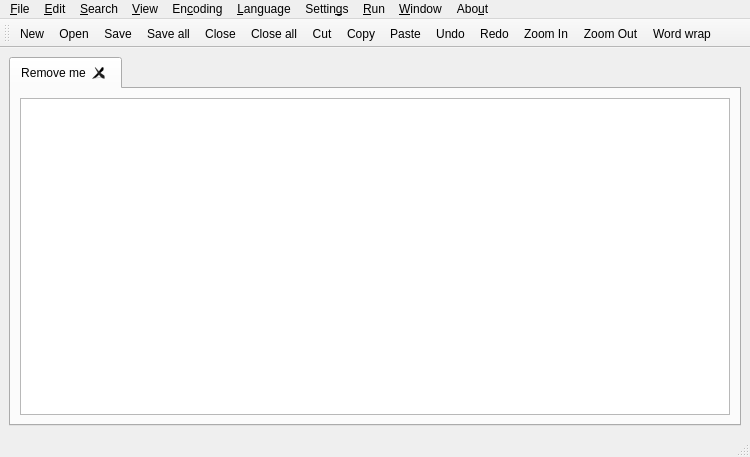
<?xml version="1.0" encoding="UTF-8"?>
<ui version="4.0">
 <class>MainWindow</class>
 <widget class="QMainWindow" name="MainWindow">
  <property name="geometry">
   <rect>
    <x>0</x>
    <y>0</y>
    <width>750</width>
    <height>457</height>
   </rect>
  </property>
  <property name="windowTitle">
   <string>Notepad--</string>
  </property>
  <widget class="QWidget" name="centralwidget">
   <layout class="QVBoxLayout" name="verticalLayout">
    <item>
     <widget class="QTabWidget" name="documentsTab">
      <property name="currentIndex">
       <number>0</number>
      </property>
      <property name="tabsClosable">
       <bool>true</bool>
      </property>
      <property name="movable">
       <bool>true</bool>
      </property>
      <widget class="QWidget" name="filePath">
       <attribute name="title">
        <string>Remove me</string>
       </attribute>
       <layout class="QVBoxLayout" name="verticalLayout_2">
        <item>
         <widget class="QTextEdit" name="textEdit"/>
        </item>
       </layout>
      </widget>
     </widget>
    </item>
   </layout>
  </widget>
  <widget class="QMenuBar" name="menubar">
   <property name="geometry">
    <rect>
     <x>0</x>
     <y>0</y>
     <width>750</width>
     <height>22</height>
    </rect>
   </property>
   <widget class="QMenu" name="menu_File">
    <property name="title">
     <string>&amp;File</string>
    </property>
    <addaction name="action_New"/>
    <addaction name="action_Open"/>
    <addaction name="actionOpen_Folder"/>
    <addaction name="action_Reload_from_disk"/>
    <addaction name="separator"/>
    <addaction name="action_Save"/>
    <addaction name="actionSave_As"/>
    <addaction name="actionSa_ve_a_copy_as"/>
    <addaction name="actionSav_e_all"/>
    <addaction name="actionRena_me"/>
    <addaction name="separator"/>
    <addaction name="action_Close"/>
    <addaction name="actionC_lose_all"/>
    <addaction name="actionClose_all_BUT_current_document"/>
    <addaction name="separator"/>
    <addaction name="actionLoad_session"/>
    <addaction name="actionSave_session"/>
    <addaction name="separator"/>
    <addaction name="action_Print"/>
    <addaction name="actionRecent_Files"/>
    <addaction name="actionE_xit"/>
   </widget>
   <widget class="QMenu" name="menu_Edit">
    <property name="title">
     <string>&amp;Edit</string>
    </property>
    <addaction name="action_Undo"/>
    <addaction name="separator"/>
    <addaction name="separator"/>
    <addaction name="action_Redo"/>
    <addaction name="actionCu_t"/>
    <addaction name="action_Copy"/>
    <addaction name="action_Paste"/>
    <addaction name="action_Delete"/>
    <addaction name="actionSelect_All"/>
    <addaction name="actionBegin_End_Select"/>
    <addaction name="actionC_opy_to_clipboard"/>
    <addaction name="actionCo_nvert_case_to"/>
    <addaction name="action_Line_Operations"/>
    <addaction name="action_End_of_line"/>
    <addaction name="action_Blank_Operations"/>
    <addaction name="action_Indentation"/>
   </widget>
   <widget class="QMenu" name="menu_Search">
    <property name="title">
     <string>&amp;Search</string>
    </property>
    <addaction name="action_Find"/>
    <addaction name="action_Advanced_sEarch"/>
    <addaction name="actionFind_Next"/>
    <addaction name="actionFind_previoud"/>
    <addaction name="action_Replace"/>
    <addaction name="action_Go_to_line_in_editor"/>
    <addaction name="action_Go_to_line_in_text"/>
   </widget>
   <widget class="QMenu" name="menu_View">
    <property name="title">
     <string>&amp;View</string>
    </property>
    <widget class="QMenu" name="menu_Zoom">
     <property name="title">
      <string>&amp;Zoom</string>
     </property>
     <addaction name="actionZoom_In"/>
     <addaction name="actionoom_Out"/>
     <addaction name="action_Restore_Default_Zoom"/>
    </widget>
    <addaction name="action_Show_Symbol"/>
    <addaction name="menu_Zoom"/>
    <addaction name="action_Move_Clone_current_document"/>
    <addaction name="action_Word_wrap"/>
    <addaction name="actionMath_Rendering"/>
    <addaction name="actionToggle_to_Former_Tab"/>
    <addaction name="action_Full_Screen"/>
   </widget>
   <widget class="QMenu" name="menuEn_coding">
    <property name="title">
     <string>En&amp;coding</string>
    </property>
    <addaction name="action_Interpret_as_UTF_8"/>
    <addaction name="actionInterpret_as_utf_8_without_BOM"/>
    <addaction name="actionInterpret_as_16_BE"/>
    <addaction name="actionInterpret_as_UTF_16BE_UCS_2_Big_Endian"/>
    <addaction name="actionInterpret_As"/>
    <addaction name="separator"/>
    <addaction name="separator"/>
    <addaction name="action_Reload_file_interpreted_as"/>
    <addaction name="actionConvert_to_UTF_8"/>
    <addaction name="actionConvert_to_UTF_8_without_BOM"/>
    <addaction name="actionConvert_to_UTF_16BE_UCS_2_Big_Endian"/>
    <addaction name="actionConvert_to_UTF_16LE_UCS_2_Little_Endian"/>
    <addaction name="actionC_onvert_to"/>
   </widget>
   <widget class="QMenu" name="menu_Language">
    <property name="title">
     <string>&amp;Language</string>
    </property>
    <widget class="QMenu" name="menuC">
     <property name="title">
      <string>C</string>
     </property>
     <addaction name="actionC_2"/>
     <addaction name="actionClojure"/>
     <addaction name="actionClojureScript"/>
     <addaction name="actionClosureStylesheets"/>
     <addaction name="actionCMake"/>
     <addaction name="actionCobol"/>
     <addaction name="actionCoffee_Script"/>
     <addaction name="actionCommon_Lisp"/>
     <addaction name="actionC_3"/>
     <addaction name="actionCrystal"/>
     <addaction name="actionC_4"/>
     <addaction name="actionCSS"/>
     <addaction name="actionCypher"/>
     <addaction name="actionCython"/>
    </widget>
    <widget class="QMenu" name="menuA">
     <property name="title">
      <string>A</string>
     </property>
     <addaction name="actionAPL"/>
     <addaction name="actionASN_1"/>
     <addaction name="actionASP_NET"/>
     <addaction name="actionAsterisk"/>
    </widget>
    <widget class="QMenu" name="menuB">
     <property name="title">
      <string>B</string>
     </property>
     <addaction name="actionBash"/>
     <addaction name="actionBrainfuck"/>
    </widget>
    <widget class="QMenu" name="menuD">
     <property name="title">
      <string>D</string>
     </property>
     <addaction name="actionD_2"/>
     <addaction name="actionDart"/>
     <addaction name="actiondiff"/>
     <addaction name="actionDjango"/>
     <addaction name="actionDockerfile"/>
     <addaction name="actionDTD"/>
     <addaction name="actionDylaan"/>
    </widget>
    <widget class="QMenu" name="menuE">
     <property name="title">
      <string>E</string>
     </property>
     <addaction name="actionEBNF"/>
     <addaction name="actionECL"/>
     <addaction name="actionedn"/>
     <addaction name="actionEiffel"/>
     <addaction name="actionEmbedded_Javascript"/>
     <addaction name="actionElm"/>
     <addaction name="actionEmbedded_Ruby"/>
     <addaction name="actionErlang"/>
    </widget>
    <widget class="QMenu" name="menuF">
     <property name="title">
      <string>F</string>
     </property>
     <addaction name="actionFactor"/>
     <addaction name="actionFCL"/>
     <addaction name="actionForth"/>
     <addaction name="actionFortran"/>
     <addaction name="actionF_2"/>
    </widget>
    <widget class="QMenu" name="menuG">
     <property name="title">
      <string>G</string>
     </property>
     <addaction name="actionGas"/>
     <addaction name="actionGherkin"/>
     <addaction name="actionGo"/>
     <addaction name="actionGroovy"/>
    </widget>
    <widget class="QMenu" name="menuH">
     <property name="title">
      <string>H</string>
     </property>
     <addaction name="actionHAML"/>
     <addaction name="actionHaskell"/>
     <addaction name="actionHaskell_Literate"/>
     <addaction name="actionHaxe"/>
     <addaction name="actionHTML"/>
     <addaction name="actionHTTP"/>
    </widget>
    <widget class="QMenu" name="menuI">
     <property name="title">
      <string>I</string>
     </property>
     <addaction name="actionIDL"/>
    </widget>
    <widget class="QMenu" name="menuJ">
     <property name="title">
      <string>J</string>
     </property>
     <addaction name="actionJade"/>
     <addaction name="actionJava"/>
     <addaction name="actionJavaScript"/>
     <addaction name="actionJinja2"/>
     <addaction name="actionJSON"/>
     <addaction name="actionJSON_LD"/>
     <addaction name="actionJavaServer_Pages"/>
     <addaction name="actionJSX"/>
     <addaction name="actionJulia"/>
    </widget>
    <widget class="QMenu" name="menuK">
     <property name="title">
      <string>K</string>
     </property>
     <addaction name="actionKotlin"/>
    </widget>
    <widget class="QMenu" name="menuL">
     <property name="title">
      <string>L</string>
     </property>
     <addaction name="actionLaTeX"/>
     <addaction name="actionLESS"/>
     <addaction name="actionLivescript"/>
     <addaction name="actionLua"/>
    </widget>
    <widget class="QMenu" name="menuM">
     <property name="title">
      <string>M</string>
     </property>
     <addaction name="actionm4"/>
     <addaction name="actionMakefile"/>
     <addaction name="actionMariaDB"/>
     <addaction name="actionMarkdown_Github_flavour"/>
     <addaction name="actionMathematica"/>
     <addaction name="actionmbox"/>
     <addaction name="actionmIRC"/>
     <addaction name="actionModelica"/>
     <addaction name="actionmscgen"/>
     <addaction name="actionmsgenny"/>
     <addaction name="actionMUMPS"/>
    </widget>
    <widget class="QMenu" name="menuN">
     <property name="title">
      <string>N</string>
     </property>
     <addaction name="actionNginx"/>
     <addaction name="actionNSIS"/>
     <addaction name="actionNTriples"/>
    </widget>
    <widget class="QMenu" name="menuO">
     <property name="title">
      <string>O</string>
     </property>
     <addaction name="actionObjective_C"/>
     <addaction name="actionOCaml"/>
     <addaction name="actionOctave"/>
     <addaction name="actionOz"/>
    </widget>
    <widget class="QMenu" name="menuP">
     <property name="title">
      <string>P</string>
     </property>
     <addaction name="actionPascal"/>
     <addaction name="actionPEG_js"/>
     <addaction name="actionPerl"/>
     <addaction name="actionPGP"/>
     <addaction name="actionPHP"/>
     <addaction name="actionPig"/>
     <addaction name="actionPLSQL"/>
     <addaction name="actionPowerShell"/>
     <addaction name="actionProperties_files"/>
     <addaction name="actionProtoBuf"/>
     <addaction name="actionPug"/>
     <addaction name="actionPuppet"/>
     <addaction name="actionPython"/>
    </widget>
    <widget class="QMenu" name="menuT">
     <property name="title">
      <string>T</string>
     </property>
     <addaction name="actionText"/>
     <addaction name="actionTcl"/>
     <addaction name="actionTextile"/>
     <addaction name="actionTiddlyWiki"/>
     <addaction name="actionTiki_wiki"/>
     <addaction name="actionTOML"/>
     <addaction name="actionTornado"/>
     <addaction name="actiontroff"/>
     <addaction name="actionTTCN"/>
     <addaction name="actionTTCN_CFG"/>
     <addaction name="actionTurtle"/>
     <addaction name="actionTwig"/>
     <addaction name="actionTypeScript"/>
    </widget>
    <widget class="QMenu" name="menuR">
     <property name="title">
      <string>R</string>
     </property>
     <addaction name="actionR_2"/>
     <addaction name="actionRPM_Changes"/>
     <addaction name="actionRPM_Spec"/>
     <addaction name="actionreStructuredText"/>
     <addaction name="actionRuby"/>
     <addaction name="actionRust"/>
    </widget>
    <widget class="QMenu" name="menuS">
     <property name="title">
      <string>S</string>
     </property>
     <addaction name="actionSAS"/>
     <addaction name="actionSass"/>
     <addaction name="actionScala"/>
     <addaction name="actionScheme"/>
     <addaction name="actionSCSS"/>
     <addaction name="actionSieve"/>
     <addaction name="actionSlim"/>
     <addaction name="actionSmalltalk"/>
     <addaction name="actionSmarty"/>
     <addaction name="actionSolr"/>
     <addaction name="actionSoy"/>
     <addaction name="actionSPARQL"/>
     <addaction name="actionSpreadsheet"/>
     <addaction name="actionSQL"/>
     <addaction name="actionSquirrel"/>
     <addaction name="actionsTeX"/>
     <addaction name="actionSwift"/>
     <addaction name="actionSysstemVerilog"/>
    </widget>
    <widget class="QMenu" name="menuW">
     <property name="title">
      <string>W</string>
     </property>
     <addaction name="actionWeb_IDL"/>
    </widget>
    <widget class="QMenu" name="menuV">
     <property name="title">
      <string>V</string>
     </property>
     <addaction name="actionVB_NET"/>
     <addaction name="actionVBScript"/>
     <addaction name="actionVelocity"/>
     <addaction name="actionVerilog"/>
     <addaction name="actionVHDL"/>
    </widget>
    <addaction name="menuA"/>
    <addaction name="menuB"/>
    <addaction name="menuC"/>
    <addaction name="menuD"/>
    <addaction name="menuE"/>
    <addaction name="menuF"/>
    <addaction name="menuG"/>
    <addaction name="menuH"/>
    <addaction name="menuI"/>
    <addaction name="menuJ"/>
    <addaction name="menuK"/>
    <addaction name="menuL"/>
    <addaction name="menuM"/>
    <addaction name="menuN"/>
    <addaction name="menuO"/>
    <addaction name="menuP"/>
    <addaction name="menuR"/>
    <addaction name="menuS"/>
    <addaction name="menuT"/>
    <addaction name="menuV"/>
    <addaction name="menuW"/>
   </widget>
   <widget class="QMenu" name="menuSettin_gs">
    <property name="title">
     <string>Settin&amp;gs</string>
    </property>
    <addaction name="action_Prefrences"/>
    <addaction name="action_Show_menu_bar"/>
    <addaction name="actionS_how_Toolbar"/>
   </widget>
   <widget class="QMenu" name="menu_Run">
    <property name="title">
     <string>&amp;Run</string>
    </property>
    <addaction name="actionRun"/>
    <addaction name="actionModify_run_commands"/>
   </widget>
   <widget class="QMenu" name="menu_Window">
    <property name="title">
     <string>&amp;Window</string>
    </property>
    <addaction name="action_Open_a_new_window"/>
   </widget>
   <widget class="QMenu" name="menuAbo_ut">
    <property name="title">
     <string>Abo&amp;ut</string>
    </property>
    <addaction name="action_About_Notepad"/>
    <addaction name="actionAbout_Qt"/>
   </widget>
   <addaction name="menu_File"/>
   <addaction name="menu_Edit"/>
   <addaction name="menu_Search"/>
   <addaction name="menu_View"/>
   <addaction name="menuEn_coding"/>
   <addaction name="menu_Language"/>
   <addaction name="menuSettin_gs"/>
   <addaction name="menu_Run"/>
   <addaction name="menu_Window"/>
   <addaction name="menuAbo_ut"/>
  </widget>
  <widget class="QStatusBar" name="statusbar"/>
  <widget class="QToolBar" name="toolBar">
   <property name="windowTitle">
    <string>toolBar</string>
   </property>
   <attribute name="toolBarArea">
    <enum>TopToolBarArea</enum>
   </attribute>
   <attribute name="toolBarBreak">
    <bool>false</bool>
   </attribute>
   <addaction name="action_New"/>
   <addaction name="action_Open"/>
   <addaction name="action_Save"/>
   <addaction name="actionSav_e_all"/>
   <addaction name="action_Close"/>
   <addaction name="actionC_lose_all"/>
   <addaction name="actionCu_t"/>
   <addaction name="action_Copy"/>
   <addaction name="action_Paste"/>
   <addaction name="action_Undo"/>
   <addaction name="action_Redo"/>
   <addaction name="actionZoom_In"/>
   <addaction name="actionoom_Out"/>
   <addaction name="action_Word_wrap"/>
  </widget>
  <action name="action_New">
   <property name="icon">
    <iconset theme="document-new"/>
   </property>
   <property name="text">
    <string>&amp;New</string>
   </property>
   <property name="shortcut">
    <string>Ctrl+N</string>
   </property>
  </action>
  <action name="action_Open">
   <property name="icon">
    <iconset theme="document-open"/>
   </property>
   <property name="text">
    <string>&amp;Open...</string>
   </property>
   <property name="shortcut">
    <string>Ctrl+O</string>
   </property>
  </action>
  <action name="actionOpen_Folder">
   <property name="text">
    <string>Open &amp;Folder...</string>
   </property>
  </action>
  <action name="action_Reload_from_disk">
   <property name="enabled">
    <bool>false</bool>
   </property>
   <property name="text">
    <string>&amp;Reload from disk</string>
   </property>
  </action>
  <action name="action_Save">
   <property name="icon">
    <iconset theme="document-save"/>
   </property>
   <property name="text">
    <string>&amp;Save</string>
   </property>
   <property name="shortcut">
    <string>Ctrl+S</string>
   </property>
  </action>
  <action name="actionSave_As">
   <property name="text">
    <string>Save &amp;As...</string>
   </property>
  </action>
  <action name="actionSa_ve_a_copy_as">
   <property name="text">
    <string>Sa&amp;ve a copy as...</string>
   </property>
  </action>
  <action name="actionSav_e_all">
   <property name="icon">
    <iconset theme="document-save-as"/>
   </property>
   <property name="text">
    <string>Sav&amp;e all</string>
   </property>
   <property name="shortcut">
    <string>Ctrl+Shift+S</string>
   </property>
  </action>
  <action name="actionRena_me">
   <property name="enabled">
    <bool>false</bool>
   </property>
   <property name="text">
    <string>Rena&amp;me...</string>
   </property>
  </action>
  <action name="action_Close">
   <property name="icon">
    <iconset theme="image-missing"/>
   </property>
   <property name="text">
    <string>&amp;Close</string>
   </property>
   <property name="shortcut">
    <string>Ctrl+W</string>
   </property>
  </action>
  <action name="actionC_lose_all">
   <property name="icon">
    <iconset theme="window-close"/>
   </property>
   <property name="text">
    <string>C&amp;lose all</string>
   </property>
  </action>
  <action name="actionClose_all_BUT_current_document">
   <property name="text">
    <string>Close all &amp;BUT current document</string>
   </property>
  </action>
  <action name="actionLoad_session">
   <property name="text">
    <string>Load session...</string>
   </property>
  </action>
  <action name="actionSave_session">
   <property name="text">
    <string>Save session...</string>
   </property>
  </action>
  <action name="action_Print">
   <property name="text">
    <string>&amp;Print</string>
   </property>
  </action>
  <action name="actionRecent_Files">
   <property name="text">
    <string>Recent Files</string>
   </property>
  </action>
  <action name="actionE_xit">
   <property name="text">
    <string>E&amp;xit</string>
   </property>
  </action>
  <action name="action_Undo">
   <property name="icon">
    <iconset theme="edit-undo"/>
   </property>
   <property name="text">
    <string>&amp;Undo</string>
   </property>
   <property name="shortcut">
    <string>Ctrl+Z</string>
   </property>
  </action>
  <action name="action_Redo">
   <property name="icon">
    <iconset theme="edit-redo"/>
   </property>
   <property name="text">
    <string>&amp;Redo</string>
   </property>
   <property name="shortcut">
    <string>Ctrl+Y</string>
   </property>
  </action>
  <action name="actionCu_t">
   <property name="icon">
    <iconset theme="edit-cut"/>
   </property>
   <property name="text">
    <string>Cu&amp;t</string>
   </property>
   <property name="shortcut">
    <string>Ctrl+X</string>
   </property>
  </action>
  <action name="action_Copy">
   <property name="icon">
    <iconset theme="edit-copy"/>
   </property>
   <property name="text">
    <string>&amp;Copy</string>
   </property>
   <property name="shortcut">
    <string>Ctrl+C</string>
   </property>
  </action>
  <action name="action_Paste">
   <property name="icon">
    <iconset theme="edit-paste"/>
   </property>
   <property name="text">
    <string>&amp;Paste</string>
   </property>
   <property name="shortcut">
    <string>Ctrl+V</string>
   </property>
  </action>
  <action name="action_Delete">
   <property name="text">
    <string>&amp;Delete</string>
   </property>
  </action>
  <action name="actionSelect_All">
   <property name="text">
    <string>Select &amp;All</string>
   </property>
  </action>
  <action name="actionBegin_End_Select">
   <property name="text">
    <string>Begin/End Select</string>
   </property>
  </action>
  <action name="actionC_opy_to_clipboard">
   <property name="text">
    <string>C&amp;opy to clipboard</string>
   </property>
  </action>
  <action name="actionCo_nvert_case_to">
   <property name="text">
    <string>Co&amp;nvert case to</string>
   </property>
  </action>
  <action name="action_Line_Operations">
   <property name="text">
    <string>&amp;Line Operations</string>
   </property>
  </action>
  <action name="action_End_of_line">
   <property name="text">
    <string>&amp;End of line</string>
   </property>
  </action>
  <action name="action_Blank_Operations">
   <property name="text">
    <string>&amp;Blank Operations</string>
   </property>
  </action>
  <action name="action_Indentation">
   <property name="text">
    <string>&amp;Indentation</string>
   </property>
  </action>
  <action name="action_Find">
   <property name="text">
    <string>&amp;Find...</string>
   </property>
  </action>
  <action name="action_Advanced_sEarch">
   <property name="text">
    <string>&amp;Advanced search</string>
   </property>
  </action>
  <action name="actionFind_Next">
   <property name="text">
    <string>Find &amp;Next</string>
   </property>
  </action>
  <action name="actionFind_previoud">
   <property name="text">
    <string>Find &amp;previous</string>
   </property>
  </action>
  <action name="action_Replace">
   <property name="text">
    <string>&amp;Replace...</string>
   </property>
  </action>
  <action name="action_Go_to_line_in_editor">
   <property name="text">
    <string>&amp;Go to line in editor...</string>
   </property>
  </action>
  <action name="action_Show_Symbol">
   <property name="text">
    <string>&amp;Show Symbol</string>
   </property>
  </action>
  <action name="action_Move_Clone_current_document">
   <property name="text">
    <string>&amp;Move/Clone current document</string>
   </property>
  </action>
  <action name="action_Word_wrap">
   <property name="icon">
    <iconset theme="media-playlist-repeat"/>
   </property>
   <property name="text">
    <string>&amp;Word wrap</string>
   </property>
  </action>
  <action name="actionMath_Rendering">
   <property name="text">
    <string>&amp;Math Rendering</string>
   </property>
  </action>
  <action name="actionToggle_to_Former_Tab">
   <property name="text">
    <string>Toggle to Former Tab</string>
   </property>
  </action>
  <action name="action_Full_Screen">
   <property name="text">
    <string>&amp;Full Screen</string>
   </property>
  </action>
  <action name="action_Interpret_as_UTF_8">
   <property name="text">
    <string>&amp;Interpret as UTF-8</string>
   </property>
  </action>
  <action name="actionInterpret_as_utf_8_without_BOM">
   <property name="text">
    <string>Interpret as utf-&amp;8 without BOM</string>
   </property>
  </action>
  <action name="actionInterpret_as_16_BE">
   <property name="text">
    <string>Interpret as UTF-16BE (UCS-2 &amp;Big Endian)</string>
   </property>
  </action>
  <action name="actionInterpret_as_UTF_16BE_UCS_2_Big_Endian">
   <property name="text">
    <string>Interpret as UTF-16LE (UCS-2 &amp;Little Endian)</string>
   </property>
  </action>
  <action name="actionInterpret_As">
   <property name="text">
    <string>I&amp;nterpret As...</string>
   </property>
  </action>
  <action name="action_Reload_file_interpreted_as">
   <property name="enabled">
    <bool>false</bool>
   </property>
   <property name="text">
    <string>&amp;Reload file interpreted as...</string>
   </property>
  </action>
  <action name="actionConvert_to_UTF_8">
   <property name="text">
    <string>Convert to UTF-8</string>
   </property>
  </action>
  <action name="actionConvert_to_UTF_8_without_BOM">
   <property name="text">
    <string>Convert to &amp;UTF-8 without BOM</string>
   </property>
  </action>
  <action name="actionConvert_to_UTF_16BE_UCS_2_Big_Endian">
   <property name="text">
    <string>Convert to UTF-&amp;16BE (UCS-2 Big Endian)</string>
   </property>
  </action>
  <action name="actionConvert_to_UTF_16LE_UCS_2_Little_Endian">
   <property name="text">
    <string>Convert to UTF-16LE (UCS-&amp;2 Little Endian)</string>
   </property>
  </action>
  <action name="actionC_onvert_to">
   <property name="text">
    <string>C&amp;onvert to...</string>
   </property>
  </action>
  <action name="action_Prefrences">
   <property name="text">
    <string>&amp;Prefrences...</string>
   </property>
  </action>
  <action name="action_Show_menu_bar">
   <property name="text">
    <string>&amp;Show Menubar</string>
   </property>
  </action>
  <action name="actionS_how_Toolbar">
   <property name="text">
    <string>S&amp;how Toolbar</string>
   </property>
  </action>
  <action name="actionRun">
   <property name="text">
    <string>Run...</string>
   </property>
  </action>
  <action name="actionModify_run_commands">
   <property name="text">
    <string>Modify run commands</string>
   </property>
  </action>
  <action name="action_Open_a_new_window">
   <property name="text">
    <string>&amp;Open a new window</string>
   </property>
  </action>
  <action name="action_About_Notepad">
   <property name="text">
    <string>&amp;About Notepad--</string>
   </property>
  </action>
  <action name="actionAbout_Qt">
   <property name="text">
    <string>About &amp;Qt</string>
   </property>
  </action>
  <action name="actionC_2">
   <property name="text">
    <string>C</string>
   </property>
  </action>
  <action name="actionClojure">
   <property name="text">
    <string>Clojure</string>
   </property>
  </action>
  <action name="actionClojureScript">
   <property name="text">
    <string>ClojureScript</string>
   </property>
  </action>
  <action name="actionClosureStylesheets">
   <property name="text">
    <string>Closure Stylesheets (GSS)</string>
   </property>
  </action>
  <action name="actionCMake">
   <property name="text">
    <string>CMake</string>
   </property>
  </action>
  <action name="actionCobol">
   <property name="text">
    <string>Cobol</string>
   </property>
  </action>
  <action name="actionCoffee_Script">
   <property name="text">
    <string>Coffee Script</string>
   </property>
  </action>
  <action name="actionCommon_Lisp">
   <property name="text">
    <string>Common Lisp</string>
   </property>
  </action>
  <action name="actionC_3">
   <property name="text">
    <string>C++</string>
   </property>
  </action>
  <action name="actionCrystal">
   <property name="text">
    <string>Crystal</string>
   </property>
  </action>
  <action name="actionC_4">
   <property name="text">
    <string>C#</string>
   </property>
  </action>
  <action name="actionCSS">
   <property name="text">
    <string>CSS</string>
   </property>
  </action>
  <action name="actionCypher">
   <property name="text">
    <string>Cypher</string>
   </property>
  </action>
  <action name="actionCython">
   <property name="text">
    <string>Cython</string>
   </property>
  </action>
  <action name="action_Go_to_line_in_text">
   <property name="text">
    <string>G&amp;o to line in text...</string>
   </property>
  </action>
  <action name="actionAPL">
   <property name="text">
    <string>APL</string>
   </property>
  </action>
  <action name="actionASN_1">
   <property name="text">
    <string>ASN.1</string>
   </property>
  </action>
  <action name="actionASP_NET">
   <property name="text">
    <string>ASP.NET</string>
   </property>
  </action>
  <action name="actionAsterisk">
   <property name="text">
    <string>Asterisk</string>
   </property>
  </action>
  <action name="actionBash">
   <property name="text">
    <string>Bash</string>
   </property>
  </action>
  <action name="actionBrainfuck">
   <property name="text">
    <string>Brainfuck</string>
   </property>
  </action>
  <action name="actionD_2">
   <property name="text">
    <string>D</string>
   </property>
  </action>
  <action name="actionDart">
   <property name="text">
    <string>Dart</string>
   </property>
  </action>
  <action name="actiondiff">
   <property name="text">
    <string>diff</string>
   </property>
  </action>
  <action name="actionDjango">
   <property name="text">
    <string>Django</string>
   </property>
  </action>
  <action name="actionDockerfile">
   <property name="text">
    <string>Dockerfile</string>
   </property>
  </action>
  <action name="actionDTD">
   <property name="text">
    <string>DTD</string>
   </property>
  </action>
  <action name="actionDylaan">
   <property name="text">
    <string>Dylaan</string>
   </property>
  </action>
  <action name="actionEBNF">
   <property name="text">
    <string>EBNF</string>
   </property>
  </action>
  <action name="actionECL">
   <property name="text">
    <string>ECL</string>
   </property>
  </action>
  <action name="actionedn">
   <property name="text">
    <string>edn</string>
   </property>
  </action>
  <action name="actionEiffel">
   <property name="text">
    <string>Eiffel</string>
   </property>
  </action>
  <action name="actionEmbedded_Javascript">
   <property name="text">
    <string>Embedded Javascript</string>
   </property>
  </action>
  <action name="actionElm">
   <property name="text">
    <string>Elm</string>
   </property>
  </action>
  <action name="actionEmbedded_Ruby">
   <property name="text">
    <string>Embedded Ruby</string>
   </property>
  </action>
  <action name="actionErlang">
   <property name="text">
    <string>Erlang</string>
   </property>
  </action>
  <action name="actionFactor">
   <property name="text">
    <string>Factor</string>
   </property>
  </action>
  <action name="actionFCL">
   <property name="text">
    <string>FCL</string>
   </property>
  </action>
  <action name="actionForth">
   <property name="text">
    <string>Forth</string>
   </property>
  </action>
  <action name="actionFortran">
   <property name="text">
    <string>Fortran</string>
   </property>
  </action>
  <action name="actionF_2">
   <property name="text">
    <string>F#</string>
   </property>
  </action>
  <action name="actionGas">
   <property name="text">
    <string>Gas</string>
   </property>
  </action>
  <action name="actionGherkin">
   <property name="text">
    <string>Gherkin</string>
   </property>
  </action>
  <action name="actionGo">
   <property name="text">
    <string>Go</string>
   </property>
  </action>
  <action name="actionGroovy">
   <property name="text">
    <string>Groovy</string>
   </property>
  </action>
  <action name="actionHAML">
   <property name="text">
    <string>HAML</string>
   </property>
  </action>
  <action name="actionHaskell">
   <property name="text">
    <string>Haskell</string>
   </property>
  </action>
  <action name="actionHaskell_Literate">
   <property name="text">
    <string>Haskell (Literate)</string>
   </property>
  </action>
  <action name="actionHaxe">
   <property name="text">
    <string>Haxe</string>
   </property>
  </action>
  <action name="actionHTML">
   <property name="text">
    <string>HTML</string>
   </property>
  </action>
  <action name="actionHTTP">
   <property name="text">
    <string>HTTP</string>
   </property>
  </action>
  <action name="actionIDL">
   <property name="text">
    <string>IDL</string>
   </property>
  </action>
  <action name="actionJade">
   <property name="text">
    <string>Jade</string>
   </property>
  </action>
  <action name="actionJava">
   <property name="text">
    <string>Java</string>
   </property>
  </action>
  <action name="actionJavaScript">
   <property name="text">
    <string>JavaScript</string>
   </property>
  </action>
  <action name="actionJinja2">
   <property name="text">
    <string>Jinja2</string>
   </property>
  </action>
  <action name="actionJSON">
   <property name="text">
    <string>JSON</string>
   </property>
  </action>
  <action name="actionJSON_LD">
   <property name="text">
    <string>JSON-LD</string>
   </property>
  </action>
  <action name="actionJavaServer_Pages">
   <property name="text">
    <string>JavaServer Pages</string>
   </property>
  </action>
  <action name="actionJSX">
   <property name="text">
    <string>JSX</string>
   </property>
  </action>
  <action name="actionJulia">
   <property name="text">
    <string>Julia</string>
   </property>
  </action>
  <action name="actionKotlin">
   <property name="text">
    <string>Kotlin</string>
   </property>
  </action>
  <action name="actionLaTeX">
   <property name="text">
    <string>LaTeX</string>
   </property>
  </action>
  <action name="actionLESS">
   <property name="text">
    <string>LESS</string>
   </property>
  </action>
  <action name="actionLivescript">
   <property name="text">
    <string>Livescript</string>
   </property>
  </action>
  <action name="actionLua">
   <property name="text">
    <string>Lua</string>
   </property>
  </action>
  <action name="actionm4">
   <property name="text">
    <string>m4</string>
   </property>
  </action>
  <action name="actionMakefile">
   <property name="text">
    <string>Makefile</string>
   </property>
  </action>
  <action name="actionMariaDB">
   <property name="text">
    <string>MariaDB</string>
   </property>
  </action>
  <action name="actionMarkdown_Github_flavour">
   <property name="text">
    <string>Markdown (GitHub-flavour)</string>
   </property>
  </action>
  <action name="actionMathematica">
   <property name="text">
    <string>Mathematica</string>
   </property>
  </action>
  <action name="actionmbox">
   <property name="text">
    <string>mbox</string>
   </property>
  </action>
  <action name="actionmIRC">
   <property name="text">
    <string>mIRC</string>
   </property>
  </action>
  <action name="actionModelica">
   <property name="text">
    <string>Modelica</string>
   </property>
  </action>
  <action name="actionmscgen">
   <property name="text">
    <string>mscgen</string>
   </property>
  </action>
  <action name="actionmsgenny">
   <property name="text">
    <string>msgenny</string>
   </property>
  </action>
  <action name="actionMUMPS">
   <property name="text">
    <string>MUMPS</string>
   </property>
  </action>
  <action name="actionNginx">
   <property name="text">
    <string>Nginx</string>
   </property>
  </action>
  <action name="actionNSIS">
   <property name="text">
    <string>NSIS</string>
   </property>
  </action>
  <action name="actionNTriples">
   <property name="text">
    <string>NTriples</string>
   </property>
  </action>
  <action name="actionObjective_C">
   <property name="text">
    <string>Objective C</string>
   </property>
  </action>
  <action name="actionOCaml">
   <property name="text">
    <string>OCaml</string>
   </property>
  </action>
  <action name="actionOctave">
   <property name="text">
    <string>Octave</string>
   </property>
  </action>
  <action name="actionOz">
   <property name="text">
    <string>Oz</string>
   </property>
  </action>
  <action name="actionPascal">
   <property name="text">
    <string>Pascal</string>
   </property>
  </action>
  <action name="actionPEG_js">
   <property name="text">
    <string>PEG.js</string>
   </property>
  </action>
  <action name="actionPerl">
   <property name="text">
    <string>Perl</string>
   </property>
  </action>
  <action name="actionPGP">
   <property name="text">
    <string>PGP</string>
   </property>
  </action>
  <action name="actionPHP">
   <property name="text">
    <string>PHP</string>
   </property>
  </action>
  <action name="actionPig">
   <property name="text">
    <string>Pig</string>
   </property>
  </action>
  <action name="actionPLSQL">
   <property name="text">
    <string>PLSQL</string>
   </property>
  </action>
  <action name="actionPowerShell">
   <property name="text">
    <string>PowerShell</string>
   </property>
  </action>
  <action name="actionProperties_files">
   <property name="text">
    <string>Properties files</string>
   </property>
  </action>
  <action name="actionProtoBuf">
   <property name="text">
    <string>ProtoBuf</string>
   </property>
  </action>
  <action name="actionPug">
   <property name="text">
    <string>Pug</string>
   </property>
  </action>
  <action name="actionPuppet">
   <property name="text">
    <string>Puppet</string>
   </property>
  </action>
  <action name="actionPython">
   <property name="text">
    <string>Python</string>
   </property>
  </action>
  <action name="actionText">
   <property name="text">
    <string>Text</string>
   </property>
  </action>
  <action name="actionTcl">
   <property name="text">
    <string>Tcl</string>
   </property>
  </action>
  <action name="actionTextile">
   <property name="text">
    <string>Textile</string>
   </property>
  </action>
  <action name="actionTiddlyWiki">
   <property name="text">
    <string>TiddlyWiki</string>
   </property>
  </action>
  <action name="actionTiki_wiki">
   <property name="text">
    <string>Tiki wiki</string>
   </property>
  </action>
  <action name="actionTOML">
   <property name="text">
    <string>TOML</string>
   </property>
  </action>
  <action name="actionTornado">
   <property name="text">
    <string>Tornado</string>
   </property>
  </action>
  <action name="actiontroff">
   <property name="text">
    <string>troff</string>
   </property>
  </action>
  <action name="actionTTCN">
   <property name="text">
    <string>TTCN</string>
   </property>
  </action>
  <action name="actionTTCN_CFG">
   <property name="text">
    <string>TTCN-CFG</string>
   </property>
  </action>
  <action name="actionTurtle">
   <property name="text">
    <string>Turtle</string>
   </property>
  </action>
  <action name="actionTwig">
   <property name="text">
    <string>Twig</string>
   </property>
  </action>
  <action name="actionTypeScript">
   <property name="text">
    <string>TypeScript</string>
   </property>
  </action>
  <action name="actionR_2">
   <property name="text">
    <string>R</string>
   </property>
  </action>
  <action name="actionRPM_Changes">
   <property name="text">
    <string>RPM Changes</string>
   </property>
  </action>
  <action name="actionRPM_Spec">
   <property name="text">
    <string>RPM Spec</string>
   </property>
  </action>
  <action name="actionreStructuredText">
   <property name="text">
    <string>reStructuredText</string>
   </property>
  </action>
  <action name="actionRuby">
   <property name="text">
    <string>Ruby</string>
   </property>
  </action>
  <action name="actionRust">
   <property name="text">
    <string>Rust</string>
   </property>
  </action>
  <action name="actionSAS">
   <property name="text">
    <string>SAS</string>
   </property>
  </action>
  <action name="actionSass">
   <property name="text">
    <string>Sass</string>
   </property>
  </action>
  <action name="actionScala">
   <property name="text">
    <string>Scala</string>
   </property>
  </action>
  <action name="actionScheme">
   <property name="text">
    <string>Scheme</string>
   </property>
  </action>
  <action name="actionSCSS">
   <property name="text">
    <string>SCSS</string>
   </property>
  </action>
  <action name="actionSieve">
   <property name="text">
    <string>Sieve</string>
   </property>
  </action>
  <action name="actionSlim">
   <property name="text">
    <string>Slim</string>
   </property>
  </action>
  <action name="actionSmalltalk">
   <property name="text">
    <string>Smalltalk</string>
   </property>
  </action>
  <action name="actionSmarty">
   <property name="text">
    <string>Smarty</string>
   </property>
  </action>
  <action name="actionSolr">
   <property name="text">
    <string>Solr</string>
   </property>
  </action>
  <action name="actionSoy">
   <property name="text">
    <string>Soy</string>
   </property>
  </action>
  <action name="actionSPARQL">
   <property name="text">
    <string>SPARQL</string>
   </property>
  </action>
  <action name="actionSpreadsheet">
   <property name="text">
    <string>Spreadsheet</string>
   </property>
  </action>
  <action name="actionSQL">
   <property name="text">
    <string>SQL</string>
   </property>
  </action>
  <action name="actionSquirrel">
   <property name="text">
    <string>Squirrel</string>
   </property>
  </action>
  <action name="actionsTeX">
   <property name="text">
    <string>sTeX</string>
   </property>
  </action>
  <action name="actionSwift">
   <property name="text">
    <string>Swift</string>
   </property>
  </action>
  <action name="actionSysstemVerilog">
   <property name="text">
    <string>SysstemVerilog</string>
   </property>
  </action>
  <action name="actionWeb_IDL">
   <property name="text">
    <string>Web IDL</string>
   </property>
  </action>
  <action name="actionVB_NET">
   <property name="text">
    <string>VB.NET</string>
   </property>
  </action>
  <action name="actionVBScript">
   <property name="text">
    <string>VBScript</string>
   </property>
  </action>
  <action name="actionVelocity">
   <property name="text">
    <string>Velocity</string>
   </property>
  </action>
  <action name="actionVerilog">
   <property name="text">
    <string>Verilog</string>
   </property>
  </action>
  <action name="actionVHDL">
   <property name="text">
    <string>VHDL</string>
   </property>
  </action>
  <action name="actionZoom_In">
   <property name="icon">
    <iconset theme="zoom-in"/>
   </property>
   <property name="text">
    <string>Zoom &amp;In</string>
   </property>
   <property name="shortcut">
    <string>Ctrl++</string>
   </property>
  </action>
  <action name="actionoom_Out">
   <property name="icon">
    <iconset theme="zoom-out"/>
   </property>
   <property name="text">
    <string>Zoom &amp;Out</string>
   </property>
   <property name="shortcut">
    <string>Ctrl+-</string>
   </property>
  </action>
  <action name="action_Restore_Default_Zoom">
   <property name="text">
    <string>&amp;Restore Default Zoom</string>
   </property>
  </action>
 </widget>
 <resources/>
 <connections/>
</ui>
